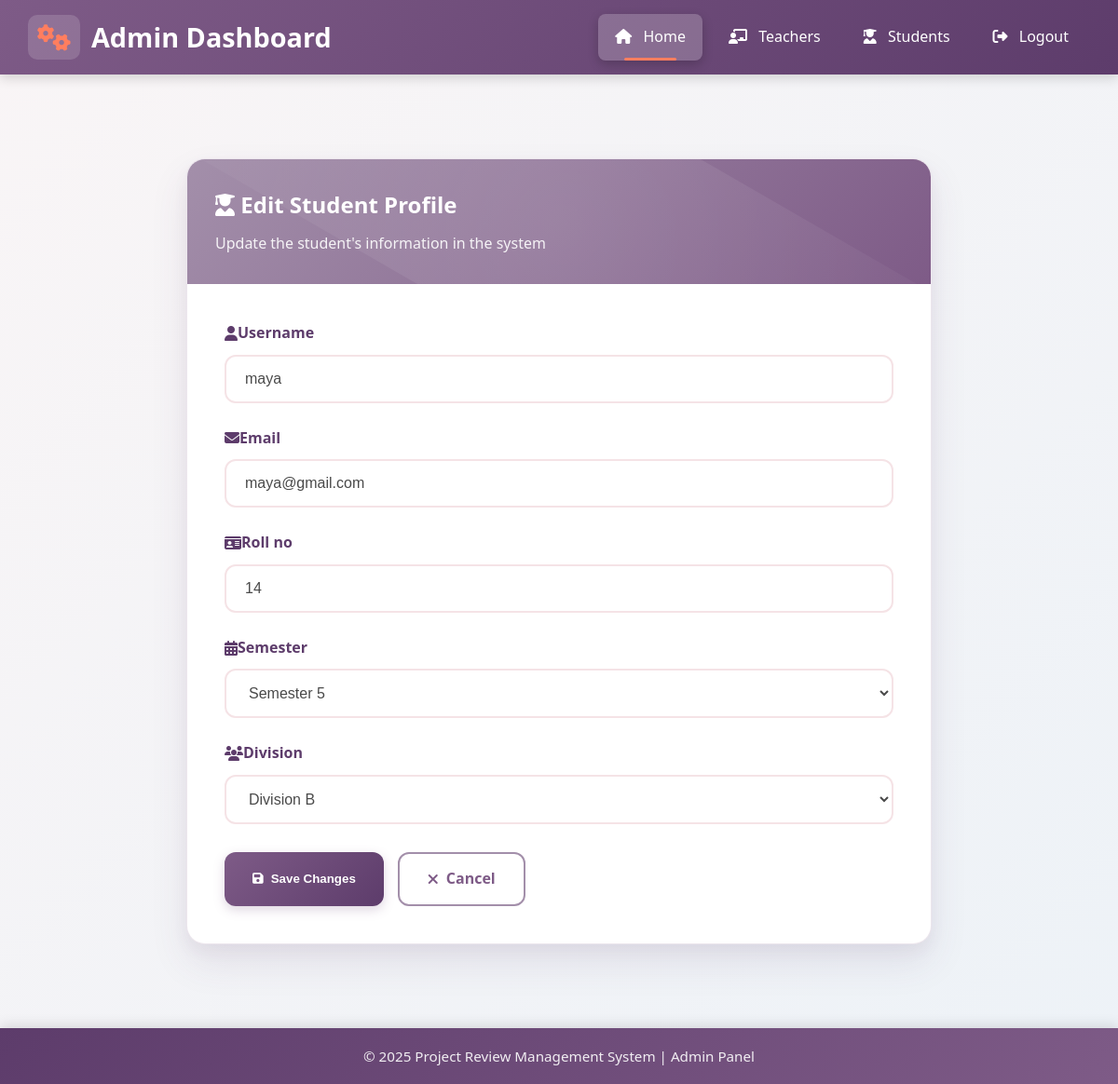
The page /dashboard/edit-student/8/ on the database its author committed.
### project_review_app/models.py (models this page shows, shortened)
class CustomUser(AbstractUser):
    ROLE_CHOICES = (
        ('teacher', 'Teacher'),
        ('student', 'Student'),
        ('admin', 'Admin'),
    )
    DIVISION_CHOICES = (
        ('A', 'Division A'),
        ('B', 'Division B'),
        ('C', 'Division C'),
    )
    SEMESTER_CHOICES = (
        (1, 'Semester 1'),
        (2, 'Semester 2'),
        (3, 'Semester 3'),
        (4, 'Semester 4'),
        (5, 'Semester 5'),
        (6, 'Semester 6'),
    )
    role = models.CharField(max_length=10, choices=ROLE_CHOICES)
    email = models.EmailField(unique=True)
    division = models.CharField(max_length=1, choices=DIVISION_CHOICES, blank=True, null=True)
    roll_no = models.CharField(max_length=20, blank=True, null=True)
    semester = models.PositiveIntegerField(choices=SEMESTER_CHOICES, blank=True, null=True)
    department = models.CharField(max_length=100, blank=True, null=True)
    subject = models.CharField(max_length=100, blank=True, null=True)

### project_review_app/views.py (the view)
# urls.py: path("dashboard/edit-student/<int:student_id>/", views.edit_student, name="edit_student"),
def edit_student(request, student_id):
    student = get_object_or_404(CustomUser, id=student_id, role="student")
    if request.method == "POST":
        form = StudentForm(request.POST, instance=student)
        if form.is_valid():
            form.save()
            messages.success(request, "Student updated successfully!")
            return redirect("manage_students")
    else:
        form = StudentForm(instance=student)
    return render(request, "admin/edit_student.html", {"form": form})

### project_review_app/forms.py
class StudentForm(forms.ModelForm):
    class Meta:
        model = CustomUser
        fields = ("username", "email", "roll_no", "semester", "division")

### templates/admin/edit_student.html (shortened to what this page needs)
{% extends "base_admin.html" %}
{% load static %}
{% load widget_tweaks %}
{% block content %}
<div class="student-form-container">
    <div class="form-header">
        <h2><i class="fas fa-user-graduate"></i> Edit Student Profile</h2>
        <p>Update the student's information in the system</p>
    </div>
    <div class="form-body">
        <form method="post" novalidate>
            {% for field in form %}
                <div class="form-group">
                    <label for="{{ field.id_for_label }}">
                        {% if field.name == 'username' %}
                            <i class="fas fa-user"></i>
                        {% elif field.name == 'email' %}
                            <i class="fas fa-envelope"></i>
                        {% elif field.name == 'roll_no' %}
                            <i class="fas fa-id-card"></i>
                        {% elif field.name == 'semester' %}
                            <i class="fas fa-calendar-alt"></i>
                        {% elif field.name == 'division' %}
                            <i class="fas fa-users"></i>
                        {% else %}
                            <i class="fas fa-pen"></i>
                        {% endif %}
                        {{ field.label }}
                    </label>
                    {{ field|add_class:"form-control" }}
                </div>
            {% endfor %}
            <div class="btn-container">
                <button type="submit" class="btn-save"><i class="fas fa-save"></i> Save Changes</button>
                <a href="{% url 'manage_students' %}" class="btn-cancel"><i class="fas fa-times"></i> Cancel</a>
            </div>
        </form>
    </div>
</div>
{% endblock %}

### templates/base_admin.html (style rules this page uses)
:root { --primary-dark: #5d3c6b; --primary: #7e5b87; --primary-light: #a38faa; --secondary: #f5e3e6; --accent: #ff7e5f; --light: #ffffff; --dark: #4a4a4a; --light-bg: #f9f5f6; --card-dark: #6a4a73; --card-light: #f0e6f5; --text-dark: #333333; --text-light: #777777; }
* { margin: 0; padding: 0; box-sizing: border-box; }
body { font-family: 'Segoe UI', Tahoma, Geneva, Verdana, sans-serif; background: linear-gradient(135deg, var(--light-bg) 0%, #edf2f7 100%); color: var(--text-dark); line-height: 1.6; display: flex; flex-direction: column; min-height: 100vh; }

### templates/admin/edit_student.html (style rules this page uses)
:root { --primary-dark: #5d3c6b; --primary: #7e5b87; --primary-light: #a38faa; --secondary: #f5e3e6; --accent: #ff7e5f; --light: #ffffff; --dark: #4a4a4a; --light-bg: #f9f5f6; --card-dark: #6a4a73; --card-light: #f0e6f5; --success: #27ae60; --warning: #f39c12; --danger: #e74c3c; --info: #3498db; --transition: all 0.3s cubic-bezier(0.25, 0.8, 0.25, 1); }
body { background: linear-gradient(135deg, var(--light-bg) 0%, #edf2f7 100%); padding: 20px; font-family: 'Segoe UI', Tahoma, Geneva, Verdana, sans-serif; color: var(--dark); min-height: 100vh; }
.student-form-container { max-width: 800px; margin: 40px auto; background: var(--light); border-radius: 20px; box-shadow: 0 20px 40px rgba(93, 60, 107, 0.1), 0 8px 16px rgba(93, 60, 107, 0.05); overflow: hidden; border: 1px solid rgba(126, 91, 135, 0.15); }
.form-header { background: linear-gradient(135deg, var(--primary-light) 0%, var(--primary) 100%); padding: 30px; color: white; position: relative; overflow: hidden; }
.form-header::before { content: ''; position: absolute; top: -50%; left: -50%; width: 200%; height: 200%; background: radial-gradient(circle, rgba(255,255,255,0.1) 0%, transparent 70%); transform: rotate(30deg); }
.form-header h2 { position: relative; font-weight: 700; margin-bottom: 10px; }
.form-header p { position: relative; opacity: 0.9; margin-bottom: 0; }
.form-body { padding: 40px; }
.form-group { margin-bottom: 25px; position: relative; animation: fadeIn 0.5s ease-out; }
.form-group:nth-child(2) { animation-delay: 0.2s; }
.form-group:nth-child(3) { animation-delay: 0.3s; }
.form-group:nth-child(4) { animation-delay: 0.4s; }
.form-group:nth-child(5) { animation-delay: 0.5s; }
.form-group:nth-child(6) { animation-delay: 0.6s; }
label { font-weight: 600; color: var(--primary-dark); display: flex; align-items: center; margin-bottom: 10px; }
input.form-control, select.form-control { width: 100%; padding: 15px 20px; border: 2px solid var(--secondary); border-radius: 12px; font-size: 16px; background: var(--light); transition: var(--transition); color: var(--dark); }
.btn-container { display: flex; gap: 15px; margin-top: 30px; }
button.btn-save { background: linear-gradient(135deg, var(--primary) 0%, var(--primary-dark) 100%); color: white; border: none; padding: 14px 30px; border-radius: 12px; font-weight: 600; transition: var(--transition); display: flex; align-items: center; gap: 8px; box-shadow: 0 4px 12px rgba(126, 91, 135, 0.25); cursor: pointer; }
a.btn-cancel { background: white; color: var(--primary); border: 2px solid var(--primary-light); padding: 14px 30px; border-radius: 12px; font-weight: 600; transition: var(--transition); display: flex; align-items: center; gap: 8px; text-decoration: none; justify-content: center; }

### rows shown on the page
CustomUser: form "maya" "maya@gmail.com" "14" "Semester 5" "Division B"

### other values the page prints
{{ field.label }} "Username" "Email" "Roll no" "Semester" "Division"
